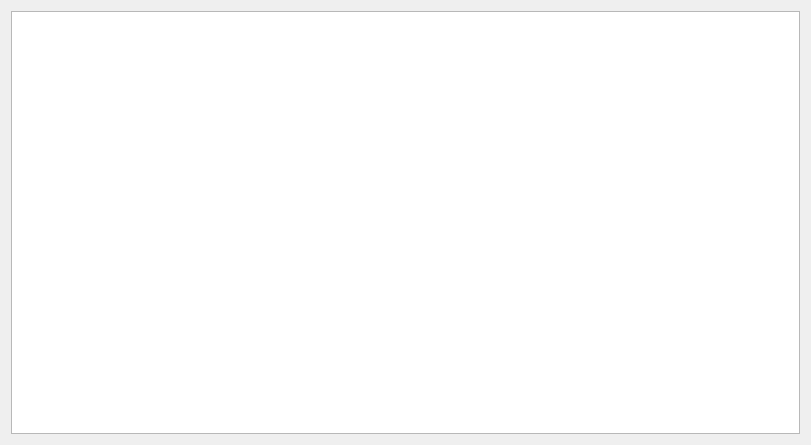
<?xml version="1.0" encoding="UTF-8"?>
<ui version="4.0">
 <class>SystemSearchResultDialog</class>
 <widget class="QDialog" name="SystemSearchResultDialog">
  <property name="geometry">
   <rect>
    <x>0</x>
    <y>0</y>
    <width>811</width>
    <height>445</height>
   </rect>
  </property>
  <property name="windowTitle">
   <string>Result</string>
  </property>
  <layout class="QGridLayout" name="gridLayout">
   <item row="0" column="0">
    <widget class="QTreeView" name="resultTreeView"/>
   </item>
  </layout>
 </widget>
 <resources/>
 <connections/>
</ui>
